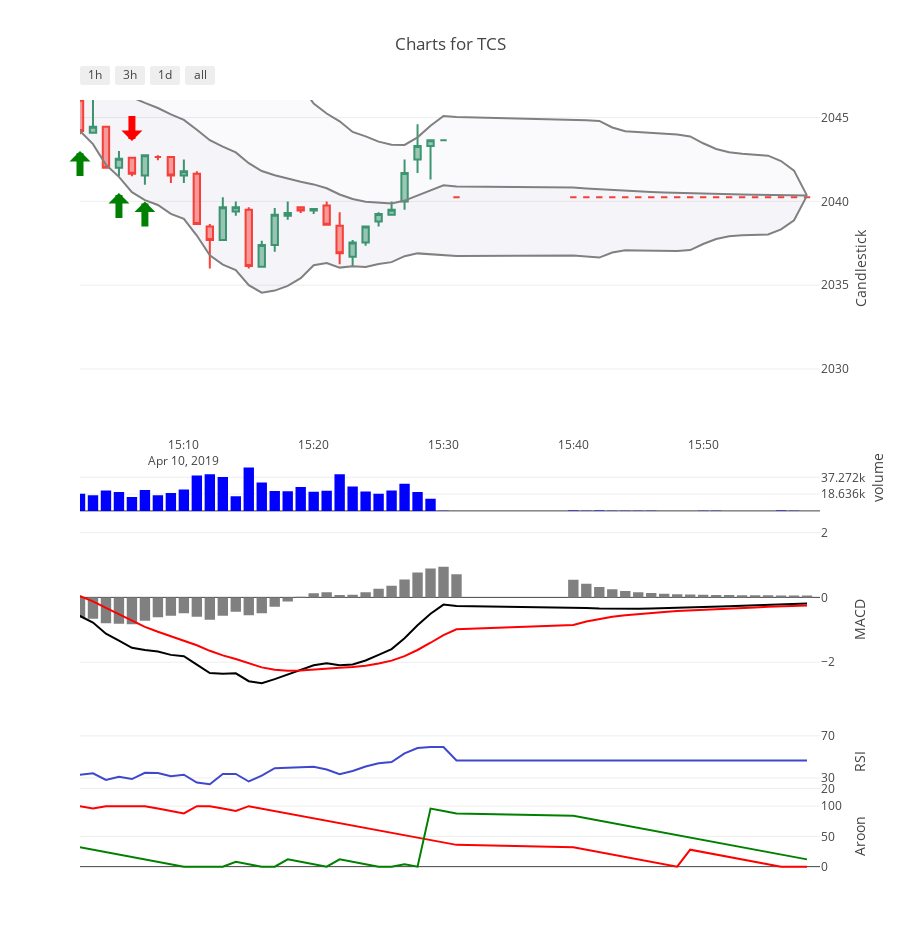

The notebook cell this image was saved under:
### Code cell
plotData()

### Figure 1 — Plotly figure (JSON) as saved in the notebook; plotly's stock layout.template omitted (floating-point values rounded to 4 significant figures; data arrays with more than 128 entries replaced by an {"elided": "..."} marker saying what was removed)
{"data": [{"close": {"elided": "396 float values"}, "high": {"elided": "396 float values"}, "low": {"elided": "396 float values"}, "name": "Candlestick", "open": {"elided": "396 float values"}, "showlegend": false, "type": "candlestick", "uid": "7fe1b937-5369-4344-8dcd-1885846268d9", "x": {"elided": "396 str values"}, "xaxis": "x", "yaxis": "y"}, {"line": {"color": "grey"}, "name": "BB_up", "showlegend": false, "type": "scatter", "uid": "765444e0-fe15-4f9c-9f76-9ced1009fcf7", "x": {"elided": "396 str values"}, "xaxis": "x", "y": {"elided": "396 float values"}, "yaxis": "y"}, {"fill": "tonexty", "fillcolor": "rgba(0,40,100,0.02)", "line": {"color": "grey"}, "name": "BB_low", "showlegend": false, "type": "scatter", "uid": "c95d4b4b-fb3f-41ab-bd8a-d9c53cee83ee", "x": {"elided": "396 str values"}, "xaxis": "x", "y": {"elided": "396 float values"}, "yaxis": "y"}, {"fill": "tonexty", "fillcolor": "rgba(0,40,100,0.02)", "line": {"color": "grey"}, "name": "BB_mid", "showlegend": false, "type": "scatter", "uid": "cd9fdbf7-81db-49ff-9ff0-87d5bf043ece", "x": {"elided": "396 str values"}, "xaxis": "x", "y": {"elided": "396 float values"}, "yaxis": "y"}, {"line": {"color": "black"}, "name": "MACD", "showlegend": false, "type": "scatter", "uid": "38b51147-28cc-48a4-9b87-1b6e16d17cf1", "x": {"elided": "396 str values"}, "xaxis": "x", "y": {"elided": "396 float values"}, "yaxis": "y3"}, {"line": {"color": "red"}, "name": "MACD signal", "showlegend": false, "type": "scatter", "uid": "435d4895-828d-4836-b28e-71a8cf69384a", "x": {"elided": "396 str values"}, "xaxis": "x", "y": {"elided": "396 float values"}, "yaxis": "y3"}, {"marker": {"color": "grey"}, "name": "MACD Hist", "showlegend": false, "type": "bar", "uid": "b0a903b2-a67e-40df-85e3-5641e8cbc33c", "x": {"elided": "396 str values"}, "xaxis": "x", "y": {"elided": "396 float values"}, "yaxis": "y3"}, {"line": {"color": "rgb(63, 72, 204)"}, "mode": "lines", "name": "RSI", "showlegend": false, "type": "scatter", "uid": "2c468b3c-01fe-4811-9f05-dd01f4789088", "x": {"elided": "396 str values"}, "xaxis": "x", "y": {"elided": "396 float values"}, "yaxis": "y4"}, {"line": {"color": "red"}, "name": "AROON Down", "showlegend": false, "type": "scatter", "uid": "1ea8c3b7-99ea-443b-ad0d-fa7fc778731e", "x": {"elided": "396 str values"}, "xaxis": "x", "y": {"elided": "396 int values"}, "yaxis": "y5"}, {"line": {"color": "green"}, "name": "AROON UP", "showlegend": false, "type": "scatter", "uid": "32a3470e-d9e7-477f-bd71-9137a1b36e5a", "x": {"elided": "396 str values"}, "xaxis": "x", "y": {"elided": "396 int values"}, "yaxis": "y5"}, {"marker": {"color": "blue"}, "name": "Volume", "showlegend": false, "type": "bar", "uid": "cb3c1ba2-1841-42ce-89b9-10c0c7896597", "x": {"elided": "396 str values"}, "xaxis": "x", "y": {"elided": "396 int values"}, "yaxis": "y2"}], "layout": {"annotations": [{"arrowcolor": "red", "arrowhead": 1, "arrowsize": 0.5, "arrowwidth": 7, "ax": 0, "ay": -35, "showarrow": true, "x": "2019-04-10 10:56:00", "xref": "x", "y": 2056.0, "yref": "y"}, {"arrowcolor": "red", "arrowhead": 1, "arrowsize": 0.5, "arrowwidth": 7, "ax": 0, "ay": -35, "showarrow": true, "x": "2019-04-10 11:09:00", "xref": "x", "y": 2058.0, "yref": "y"}, {"arrowcolor": "red", "arrowhead": 1, "arrowsize": 0.5, "arrowwidth": 7, "ax": 0, "ay": -35, "showarrow": true, "x": "2019-04-10 11:15:00", "xref": "x", "y": 2060, "yref": "y"}, {"arrowcolor": "red", "arrowhead": 1, "arrowsize": 0.5, "arrowwidth": 7, "ax": 0, "ay": -35, "showarrow": true, "x": "2019-04-10 11:18:00", "xref": "x", "y": 2066.0, "yref": "y"}, {"arrowcolor": "red", "arrowhead": 1, "arrowsize": 0.5, "arrowwidth": 7, "ax": 0, "ay": -35, "showarrow": true, "x": "2019-04-10 11:21:00", "xref": "x", "y": 2066, "yref": "y"}, {"arrowcolor": "red", "arrowhead": 1, "arrowsize": 0.5, "arrowwidth": 7, "ax": 0, "ay": -35, "showarrow": true, "x": "2019-04-10 11:24:00", "xref": "x", "y": 2063.0, "yref": "y"}, {"arrowcolor": "red", "arrowhead": 1, "arrowsize": 0.5, "arrowwidth": 7, "ax": 0, "ay": -35, "showarrow": true, "x": "2019-04-10 11:44:00", "xref": "x", "y": 2058.0, "yref": "y"}, {"arrowcolor": "red", "arrowhead": 1, "arrowsize": 0.5, "arrowwidth": 7, "ax": 0, "ay": -35, "showarrow": true, "x": "2019-04-10 12:34:00", "xref": "x", "y": 2057, "yref": "y"}, {"arrowcolor": "red", "arrowhead": 1, "arrowsize": 0.5, "arrowwidth": 7, "ax": 0, "ay": -35, "showarrow": true, "x": "2019-04-10 12:38:00", "xref": "x", "y": 2060.0, "yref": "y"}, {"arrowcolor": "red", "arrowhead": 1, "arrowsize": 0.5, "arrowwidth": 7, "ax": 0, "ay": -35, "showarrow": true, "x": "2019-04-10 13:23:00", "xref": "x", "y": 2060.0, "yref": "y"}, {"arrowcolor": "red", "arrowhead": 1, "arrowsize": 0.5, "arrowwidth": 7, "ax": 0, "ay": -35, "showarrow": true, "x": "2019-04-10 14:21:00", "xref": "x", "y": 2047, "yref": "y"}, {"arrowcolor": "red", "arrowhead": 1, "arrowsize": 0.5, "arrowwidth": 7, "ax": 0, "ay": -35, "showarrow": true, "x": "2019-04-10 14:35:00", "xref": "x", "y": 2053.0, "yref": "y"}, {"arrowcolor": "red", "arrowhead": 1, "arrowsize": 0.5, "arrowwidth": 7, "ax": 0, "ay": -35, "showarrow": true, "x": "2019-04-10 14:38:00", "xref": "x", "y": 2052, "yref": "y"}, {"arrowcolor": "red", "arrowhead": 1, "arrowsize": 0.5, "arrowwidth": 7, "ax": 0, "ay": -35, "showarrow": true, "x": "2019-04-10 14:45:00", "xref": "x", "y": 2053, "yref": "y"}, {"arrowcolor": "red", "arrowhead": 1, "arrowsize": 0.5, "arrowwidth": 7, "ax": 0, "ay": -35, "showarrow": true, "x": "2019-04-10 15:06:00", "xref": "x", "y": 2044.0, "yref": "y"}, {"arrowcolor": "green", "arrowhead": 1, "arrowsize": 0.5, "arrowwidth": 7, "ax": 0, "ay": 35, "showarrow": true, "x": "2019-04-10 09:52:00", "xref": "x", "y": 2056, "yref": "y"}, {"arrowcolor": "green", "arrowhead": 1, "arrowsize": 0.5, "arrowwidth": 7, "ax": 0, "ay": 35, "showarrow": true, "x": "2019-04-10 10:05:00", "xref": "x", "y": 2053, "yref": "y"}, {"arrowcolor": "green", "arrowhead": 1, "arrowsize": 0.5, "arrowwidth": 7, "ax": 0, "ay": 35, "showarrow": true, "x": "2019-04-10 10:09:00", "xref": "x", "y": 2050.0, "yref": "y"}, {"arrowcolor": "green", "arrowhead": 1, "arrowsize": 0.5, "arrowwidth": 7, "ax": 0, "ay": 35, "showarrow": true, "x": "2019-04-10 10:47:00", "xref": "x", "y": 2055.0, "yref": "y"}, {"arrowcolor": "green", "arrowhead": 1, "arrowsize": 0.5, "arrowwidth": 7, "ax": 0, "ay": 35, "showarrow": true, "x": "2019-04-10 10:57:00", "xref": "x", "y": 2052, "yref": "y"}, {"arrowcolor": "green", "arrowhead": 1, "arrowsize": 0.5, "arrowwidth": 7, "ax": 0, "ay": 35, "showarrow": true, "x": "2019-04-10 11:12:00", "xref": "x", "y": 2055.0, "yref": "y"}, {"arrowcolor": "green", "arrowhead": 1, "arrowsize": 0.5, "arrowwidth": 7, "ax": 0, "ay": 35, "showarrow": true, "x": "2019-04-10 12:10:00", "xref": "x", "y": 2052.0, "yref": "y"}, {"arrowcolor": "green", "arrowhead": 1, "arrowsize": 0.5, "arrowwidth": 7, "ax": 0, "ay": 35, "showarrow": true, "x": "2019-04-10 12:30:00", "xref": "x", "y": 2055, "yref": "y"}, {"arrowcolor": "green", "arrowhead": 1, "arrowsize": 0.5, "arrowwidth": 7, "ax": 0, "ay": 35, "showarrow": true, "x": "2019-04-10 12:38:00", "xref": "x", "y": 2057, "yref": "y"}, {"arrowcolor": "green", "arrowhead": 1, "arrowsize": 0.5, "arrowwidth": 7, "ax": 0, "ay": 35, "showarrow": true, "x": "2019-04-10 13:21:00", "xref": "x", "y": 2057.0, "yref": "y"}, {"arrowcolor": "green", "arrowhead": 1, "arrowsize": 0.5, "arrowwidth": 7, "ax": 0, "ay": 35, "showarrow": true, "x": "2019-04-10 13:26:00", "xref": "x", "y": 2056.0, "yref": "y"}, {"arrowcolor": "green", "arrowhead": 1, "arrowsize": 0.5, "arrowwidth": 7, "ax": 0, "ay": 35, "showarrow": true, "x": "2019-04-10 13:31:00", "xref": "x", "y": 2051, "yref": "y"}, {"arrowcolor": "green", "arrowhead": 1, "arrowsize": 0.5, "arrowwidth": 7, "ax": 0, "ay": 35, "showarrow": true, "x": "2019-04-10 13:39:00", "xref": "x", "y": 2046.0, "yref": "y"}, {"arrowcolor": "green", "arrowhead": 1, "arrowsize": 0.5, "arrowwidth": 7, "ax": 0, "ay": 35, "showarrow": true, "x": "2019-04-10 13:48:00", "xref": "x", "y": 2042.0, "yref": "y"}, {"arrowcolor": "green", "arrowhead": 1, "arrowsize": 0.5, "arrowwidth": 7, "ax": 0, "ay": 35, "showarrow": true, "x": "2019-04-10 14:02:00", "xref": "x", "y": 2044.0, "yref": "y"}, {"arrowcolor": "green", "arrowhead": 1, "arrowsize": 0.5, "arrowwidth": 7, "ax": 0, "ay": 35, "showarrow": true, "x": "2019-04-10 14:12:00", "xref": "x", "y": 2040.0, "yref": "y"}, {"arrowcolor": "green", "arrowhead": 1, "arrowsize": 0.5, "arrowwidth": 7, "ax": 0, "ay": 35, "showarrow": true, "x": "2019-04-10 14:25:00", "xref": "x", "y": 2039.0, "yref": "y"}, {"arrowcolor": "green", "arrowhead": 1, "arrowsize": 0.5, "arrowwidth": 7, "ax": 0, "ay": 35, "showarrow": true, "x": "2019-04-10 14:35:00", "xref": "x", "y": 2050.0, "yref": "y"}, {"arrowcolor": "green", "arrowhead": 1, "arrowsize": 0.5, "arrowwidth": 7, "ax": 0, "ay": 35, "showarrow": true, "x": "2019-04-10 15:02:00", "xref": "x", "y": 2043, "yref": "y"}, {"arrowcolor": "green", "arrowhead": 1, "arrowsize": 0.5, "arrowwidth": 7, "ax": 0, "ay": 35, "showarrow": true, "x": "2019-04-10 15:05:00", "xref": "x", "y": 2040.0, "yref": "y"}, {"arrowcolor": "green", "arrowhead": 1, "arrowsize": 0.5, "arrowwidth": 7, "ax": 0, "ay": 35, "showarrow": true, "x": "2019-04-10 15:07:00", "xref": "x", "y": 2040, "yref": "y"}], "height": 950, "plot_bgcolor": "rgba(0,0,0,0)", "title": {"text": "Charts for TCS"}, "xaxis": {"range": ["2019-04-10 15:02:00", "2019-04-10 15:59:00"], "rangeselector": {"buttons": [{"count": 1, "label": "1h", "step": "hour", "stepmode": "backward"}, {"count": 3, "label": "3h", "step": "hour", "stepmode": "backward"}, {"count": 6, "label": "1d", "step": "hour", "stepmode": "backward"}, {"step": "all"}]}, "rangeslider": {"visible": false}, "side": "bottom"}, "yaxis": {"anchor": "x", "domain": [0.5636, 1], "position": 0, "range": [2026, 2046.0], "side": "right", "title": {"text": "Candlestick"}}, "yaxis2": {"anchor": "x", "domain": [0.4664, 0.5536], "position": 0, "range": [0, 74544], "showgrid": true, "side": "right", "tickvals": [18636, 37272], "title": {"text": "volume"}, "visible": true}, "yaxis3": {"anchor": "x", "domain": [0.1945, 0.4564], "position": 0, "side": "right", "title": {"text": "MACD"}}, "yaxis4": {"anchor": "x", "domain": [0.09727, 0.1845], "position": 0, "side": "right", "tickvals": [20, 30, 70, 80], "title": {"text": "RSI"}}, "yaxis5": {"anchor": "x", "domain": [0, 0.08727], "side": "right", "title": {"text": "Aroon"}}}}
